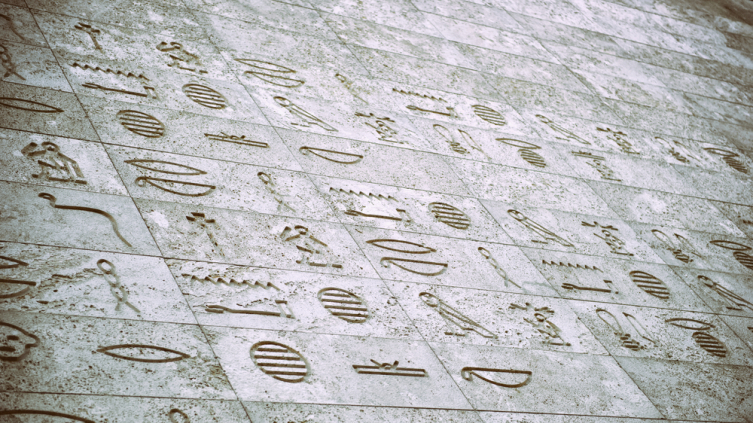
#> input picture 181888_big.jpg, 753 x 423 px
$ jupyter execute --allow-errors MathematicalBasicsOfGomputerGraphics.ipynb   (shell and % lines are left out)
#> lines starting #> are read from the running program, lines starting #| are printed output that depends on the picture
# Математические основы компьютерной графики

## Цель курса

Целью данного курса является дать вам представление об основных способах представления информации в компьютере и методах ее обработки.

Обычно обработка изображений не является самоцелью (если вы не фотограф, например), но служит для подготовки изображений к дальнейшей с ними работе. Например, вы можете обрабатывать изображение с камеры компьютера для того, чтобы алгоритмы глубокого обучения лучше выполняли свою работу, например, чтобы камера, являющаяся частью системы автономного управления автомобилем, лучше видела пешеходов на дороге, или чтобы система автоматической сортировки деталей на конвейере лучше их различала.

В курсе мы рассмотрим использование библиотеки компьютерного зрения OpenCV для задач обработки изображений. Она достаточно удобна, широко используется, в том числе и в коммерческих приложениях, и позволит нам использовать основные методы обработки изображений без особых временных затрат. Так же эта библиотека реализована для различных языков программирования и платформ. Мы будем использовать язык Python.

Задачей нашего курса будет разработка последовательности операций, необходимых для подготовки изображений к использованию для анализа с помощью методов машинного обучения.

Вы можете выбрать собственную тему для работы, однако в качестве примера мы будем использовать подготовку изображений египетских иероглифов к их дальнейшему автоматическому распознаванию (например, для статистической обработки - определния того, какие иероглифы встречаются на изображении чаще всего).

Сравните, например, следующие изображения:

Какие из изображений более пригодны для автоматического анализа? Очевидно, что второе и четвертое изображения более пригодня для автоматической обработки. Фактически, это не фотографии - это сгенерированные изображения, на которых нет неравномерной яркости, нет деталей внутри изображений иероглифов (в то время как на фотографиях видны детали обработки камня, которые вовсе не важны для задач распознавания).

Наша цель - разработать последовательность операций над изображением, таких, чтобы иероглифы на изображении могли быть легко выделены автоматически.

## Язык Python и необходимые библиотеки

Для работы мы будем использовать широко распространенный язык [Python](https://www.python.org), его библиотеку [NumPy](https://numpy.org/) и библиотеку компьютерного зрения [OpenCV](https://opencv.org/). Библиотека NumPy предназначена для выполнения числовых расчетов среде языка Python, и ориентирована в основном на выполнение операций с матрицами, однако включает в себя так же функции для проведения численных и символьных расчетов, в том числе численного интегрирования, дифференцирования, и других. Для визуализации результатов мы будем использовать пакеты [matplotlib](https://matplotlib.org/ ) и [seaborn](https://seaborn.pydata.org/)

Кроме того, для работы мы будем использовать интерактивную web-среду разработки [Google Colab](https://colab.research.google.com), позволяющую оформлять текст, производить расчеты и строить графики в виде единого интерактивного документа, включающего все вышеперечисленное.

## Основы работы с OpenCV и Jupyter Notebook

OpenCV представляет собой библиотеку машинного зрения с открытым исходным кодом, развиваемую сообществом и используемую в том числе и коммерческими фирмами, что говорит о ее зрелости и пригодности для решения самых разных задач.

В библиотеке OpenCV содержится большое количество функций, которые мы будем использовать в работе.

### Открытие файлов, просмотр и сохранение изображений

Прежде, чем обрабатывать изображения, необходимо научиться считывать изображения с диска, показывать их на экране компьютера, и сохранять изображения на диск.

Рассмотрим пример работы.

Для начала импортируем нужные нам библиотеки:

[cell 1]
import numpy as np
import matplotlib.pyplot as plt
import cv2

Если ошибок нет, то никаких сообщений не появится.

Что мы только что сделали? Импортировали библиотеку (или, как говорят профессиональные программисты, модуль) под
названием *NumPy* (это математическая библиотека, математика нам понадобится),
подключили часть библиотеки *matplotlib* под названием *pyplot*, и указали, что в дальнейшем в нашей программе она будет называться *plt*,
импортировали модуль *cv2*, это библиотека компьютерного зрения *OpenCV*, в которой есть многие нужные нам функции.

Последняя команда позволяет просматривать картинки прямо в среде *Google Colab*.

Рассмотрим импорт изображений:

[cell 2]
image = cv2.imread('index.png')
#> (the rest of this cell did not finish here and is left out)

Здесь вы видите 5 команд. Первая, `image = cv2.imread('index.png')` читает картинку из файла `index.png`, и помещает ее в переменную `image`.

Вторая, `image = cv2.cvtColor(image, cv2.COLOR_BGR2RGB)`, берет содержимое переменной `image`, и конвертирует цвета из цветовой схемы `BGR`, в цветовую схему `RGB`, помещая результат снова в переменную `image`.

Команда `fig = plt.figure()` создает полотно изображения, область, в которой будет выведена картинка.

Команда, `plt.imshow(image)`, выводит содержимое переменной `image` в подготовленную область.

И, наконец, `plt.show()` выводит изображение в блокноте на экран.

Для того, чтобы просматривать изображение на экране, нам приходится преобразовывать его цвета. Давайте создадим специальную функцию, которая будет показывать изображение на экране.

Создадим функцию для вывода изображения на экран:

[cell 3]
def show_image(image):
    image_to_show = cv2.cvtColor(image, cv2.COLOR_BGR2RGB)
    fig = plt.figure()
    plt.imshow(image_to_show)
    plt.show()

### Работа с изображением из сети интернет

Займемся обработкой изображения из сети интернет:

[cell 4]
import urllib

url = 'https://s14-eu5.startpage.com/cgi-bin/serveimage?url=https%3A%2F%2Fwww.cleverfiles.com%2Fhowto%2Fwp-content%2Fuploads%2F2018%2F03%2Fminion.jpg&sp=ecbd567c848e2d7eb092cfa9921acb37&anticache=847987'
#> (the rest of this cell did not finish here and is left out)

Первой строкой мы импортируем модуль для работы с сетевыми сервисами (скачиванием из локальной сети и из сети интернет), затем задаем в переменной `url` адрес изображения в сети, которе хотим скачать, получем набор байт, который соответствует изображению, затем конвертируем его в изображение, понятное библиотеке OpenCV командой `image = cv2.imdecode(image, cv2.IMREAD_COLOR)`, затем изменяем размер изображения (новый размер 160х120 пикселей) командой `image = cv2.resize(image,(160, 120))`.

Последней командой мы вызываем нашу функцию, которая показывает изображение на экране.

## Представление и параметры растровых изображений

Для представления графической информации в компьютере обычно используются два основных подхода: растровый и векторный. Векторный в нашем курсе не рассматривается, однако базовое представление о ней вы можете получить в [соответствующей статье википедии](https://ru.wikipedia.org/wiki/%D0%92%D0%B5%D0%BA%D1%82%D0%BE%D1%80%D0%BD%D0%B0%D1%8F_%D0%B3%D1%80%D0%B0%D1%84%D0%B8%D0%BA%D0%B0).

В нашем курсе мы сосредоточимся на растровой графике. Базовые представления о сути растровой графики можно получить из [соответствующей статьи википедии](https://ru.wikipedia.org/wiki/%D0%A0%D0%B0%D1%81%D1%82%D1%80%D0%BE%D0%B2%D0%B0%D1%8F_%D0%B3%D1%80%D0%B0%D1%84%D0%B8%D0%BA%D0%B0).

Важнейшим понятием, используемым при работе с растровыми изображениями является [пиксел](https://ru.wikipedia.org/wiki/%D0%9F%D0%B8%D0%BA%D1%81%D0%B5%D0%BB%D1%8C).

Важной характеристикой растрового изображения, тесно связанной с понятием *пиксел*, является *разрешение*.

### Разрешение

Поскольку растровое изображение фактически представляет собой прямоугольную матрицу чисел (три матрицы для цветных изображений), разрешением изображения называется размер этой матрицы. Чем больше разрешение, тем выше качество изображения, но и тем больший объем памяти занимает изображение в памяти компьютера или на диске.

Операции масштабирования изображений широко используются при работе с фоографиями (и другими типами изображений). Следует помнить, что увеличение изображения обычно мало востребовано, так как (в отличие от того, как это изображается в фильмах), увеличение разрешения изображения не приводит к появлению на нем новых деталей. То есть, если у вас есть фотография группы людей с невысоким разрешением, и вы увеличиваете разрешение в надежде различить лицо человека, у вас ничего не получится - лицо будет размытым и новые детали не появятся. Так происходит потому, что в исходном изображении, например, нос занимал 3 пикселя, псоле операции увеличения разрешения в два раза он будет занимать 6 пикселей, но информации о цвете новых 3 пикселей, которые были добавлены при увеличении разрешения, в исходном изображении не было. Таким образом, алгоритм увеличения изображения должен был "придумать" эту информацию.

#### Масштабирование изображений

За масштабирование изображений в библиотеке *OpenCV* отвечает функция *resize*.

#> (a cell that did not finish here is left out)

Здесь мы выполнили масштабирование изображения, хранящегося в переменной image, задав ему новое разрешение 80x60, поместили новое изображение в ту же переменную *image*, и вывели изображение на экран, используя функцию *show_image*, которую мы добавили ранее.

У функции *resize* есть так же дополнительный параметр, указывающий, какой алгоритм масштабирования будет использован.

Давайте попробуем масштабировать новое, уменьшенное изображение, до исходного размера, используя различные алгоритмы масштабирования.

#> (a cell that did not finish here is left out)

Примеры использования функции *resize* описаны в [статье на наглийском языке](https://www.tutorialkart.com/opencv/python/opencv-python-resize-image/).

##### Задание для работы

В ячейке ниже

1. Откройте файл изображения *egypt_luxor_karnak_hieroglyphics_wall_font_characters-1160772.jpg!d.jpeg*.
1. Выполните увеличение уменьшенного изображения иероглифов с использованием различных методов интерполяции до размера 1800x2252.
2. Опишите эти методы и опишите область их применимости.
3. Опишите, какие из методов могут быть использованы для уменьшения изображений.
4. Опишите, какие из методов могут быть рекомендованы для увеличения фотографий иероглифов с целью их последующего анализа.
5. Сохраните увеличенное изображение

### Аффинные преобразования

Очевидно, что идельное расположение камеры для съемки интересующего нас объекта - это перпедикулярно поверхности фотографируемого объекта. Таким образом мы получаем наименьшие геометрические искажения (конечно, при условии, что объект, который мы фотографируем - плоский).

Однако в реальности такие условия съемки доступны не всегда. Что же делать, если мы проводили съемку не под прямым углом к поверхности, и получили искажения?

Нам помогут геомерические преобразования изображения, в частности, аффинное преобразование.

Подробнее с теорией аффинных преобразований можно познакомиться в [википедии](https://ru.wikipedia.org/wiki/%D0%90%D1%84%D1%84%D0%B8%D0%BD%D0%BD%D0%BE%D0%B5_%D0%BF%D1%80%D0%B5%D0%BE%D0%B1%D1%80%D0%B0%D0%B7%D0%BE%D0%B2%D0%B0%D0%BD%D0%B8%D0%B5) и [викиучебнике](https://ru.wikibooks.org/wiki/%D0%90%D1%84%D1%84%D0%B8%D0%BD%D0%BD%D1%8B%D0%B5_%D0%BF%D1%80%D0%B5%D0%BE%D0%B1%D1%80%D0%B0%D0%B7%D0%BE%D0%B2%D0%B0%D0%BD%D0%B8%D1%8F).

С практической точки зрения аффинные преобразования в OpenCV выполняются следующим образом:

1. Построить треугольник в координатах исходного изображения. Обычно в качестве вершин треугольника выбираются какие-то характерные точки изображения, например, если в изображении присутствует какая-то рамка, логично в качестве двух из трех вершин треугольника выбрать два угла рамки, а в качестве третьей вершины - середину противолежащей стороны.
2. Построить треугольник в координатах конечного изображения, с точками, заданными в той же последовательности. При этом, если в качестве вершин треугольника мы выбрали углы рамки, присутствующей на исходном изображении, то в конечном изображении они станут углами изображения, а третья точка - серединой противолежащей стороны.
3. Построить аматрицу аффинного преобразования.
4. Применить полученную матрицу к исходному изображению.

Откроем изображение, выведем его на экран и оценим его размеры

[cell 7]
image = cv2.imread('181888_big.jpg')
#> image is the input picture: shape (423, 753, 3); mean B, G, R 182.3, 181.8, 182.1
show_image(image)
image.shape
#> Out = (423, 753, 3)

Выполнив эту ячейку, мы увидим, что размер изображения 753x423 (массивы в OpenCV и NumPy описываются построчно, так что первой координатой будет *y*, а затем *x*), и оно содержит 3 цвета.

В следующей ячейке задаим координаты вершин треугольников (в исходном изображении и в преобразованном изображении соответственно):

[cell 8]
src_tri = np.array( [[75, 75], [200, 320], [650, 200]] ).astype(np.float32)
dst_tri = np.array( [[0, 0], [0, 423], [753, 211]] ).astype(np.float32)

Точки на изображении можно видеть вот здесь:

Далее найдем матрицу преобразования, выполним преобразование и покажем результирующее изображение:

[cell 9]
warp_mat = cv2.getAffineTransform(src_tri, dst_tri)
dst_image = cv2.warpAffine(image, warp_mat, (753, 423))
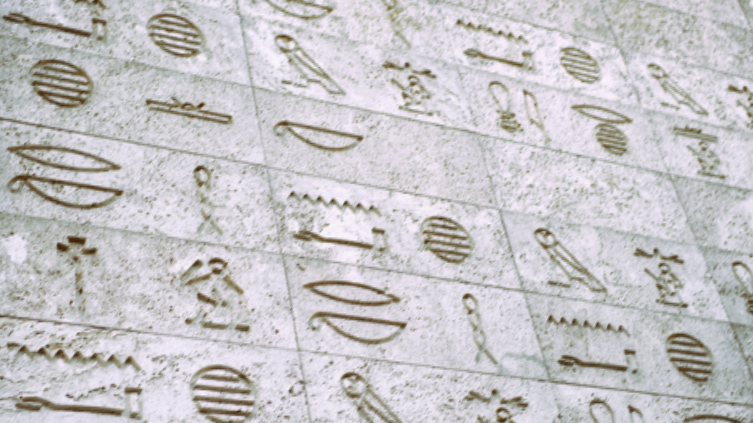
#> dst_image: shape (423, 753, 3); mean B, G, R 198.1, 195.8, 198
show_image(dst_image)

### Перспективные преобразования

При обработке снимков иногда необходимо исправлять перспективные искажения, например, преобразовать непараллельные изображения исходного изображения в параллельные. Для этого используются перспективные преобразования.

Перспективные преобразования в OpenCV выполняются следующим образом:

1. Построить прямоугольник в координатах исходного изображения, выбирая какие ключевые точки изображения в качестве вершин прямоугольника.Прямоугольник, вероятнее всего, будет неправильным.
2. Построить тпрямоугольник в координатах конечного изображения, с точками, заданными в той же последовательности. Если вы выбрали в качестве ключевых точек вершины какого-либо прямоугольника на исходном изображении, в конечном изображении они станут координатами углов изображения.
3. Построить матрицу перспективного преобразования.
4. Применить полученную матрицу к исходному изображению.

Вновь рассмотрим изображение, которе мы использовали ранее

[cell 10]
image = cv2.imread('181888_big.jpg')
show_image(image)

В следующей ячейке задаим координаты вершин прямоугольников (в исходном изображении и в преобразованном изображении соответственно):

[cell 11]
pts1 = np.float32([[76,94],[239,402],[440,157],[664,419]])
pts2 = np.float32([[0,0],[0,422],[752,0],[752,422]])

Далее нам необходимо, как и в предыдущем случае, построить матрицу преобразований и применить ее к изображению:

[cell 12]
M = cv2.getPerspectiveTransform(pts1,pts2)
dst = cv2.warpPerspective(image,M,(752,422))
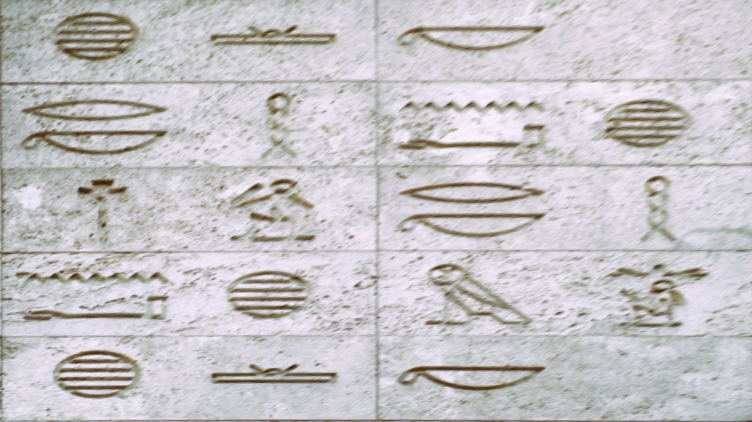
#> dst: shape (422, 752, 3); mean B, G, R 197.6, 195.1, 197.4
show_image(dst)
